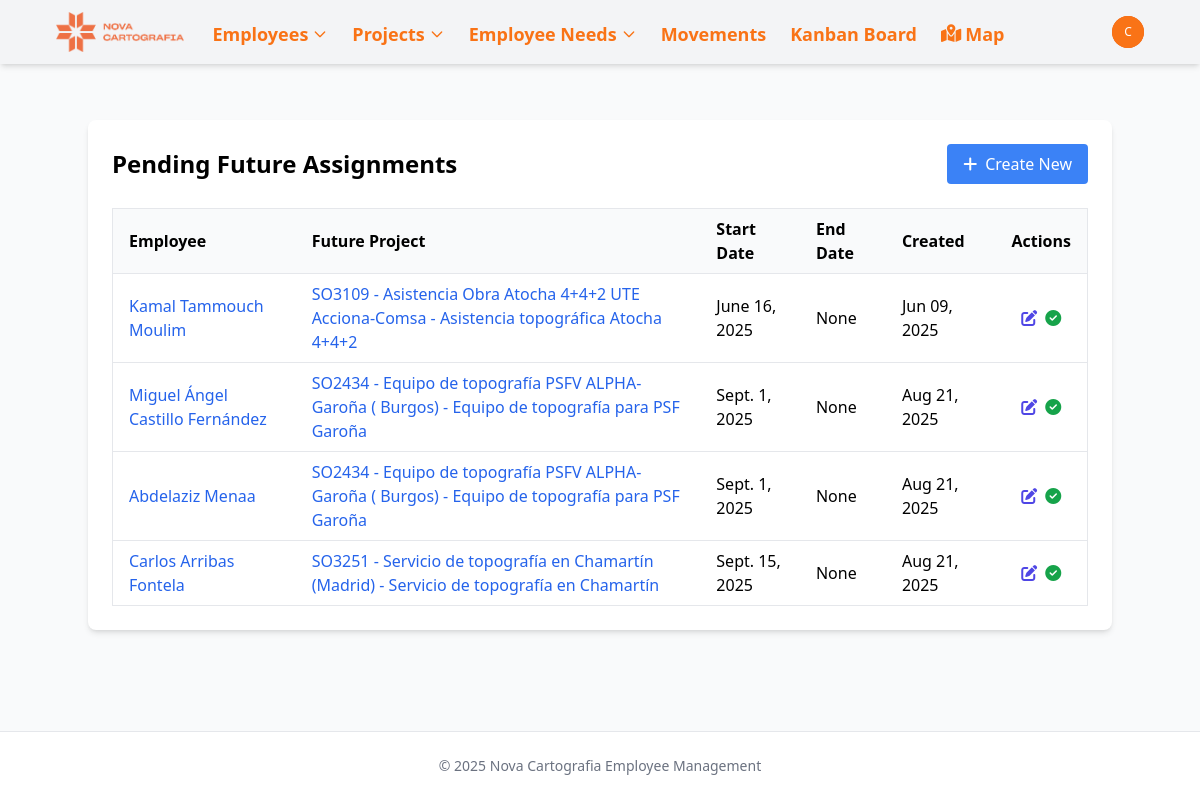
Page /future-assignments/ (signed in) on the earlier database version.
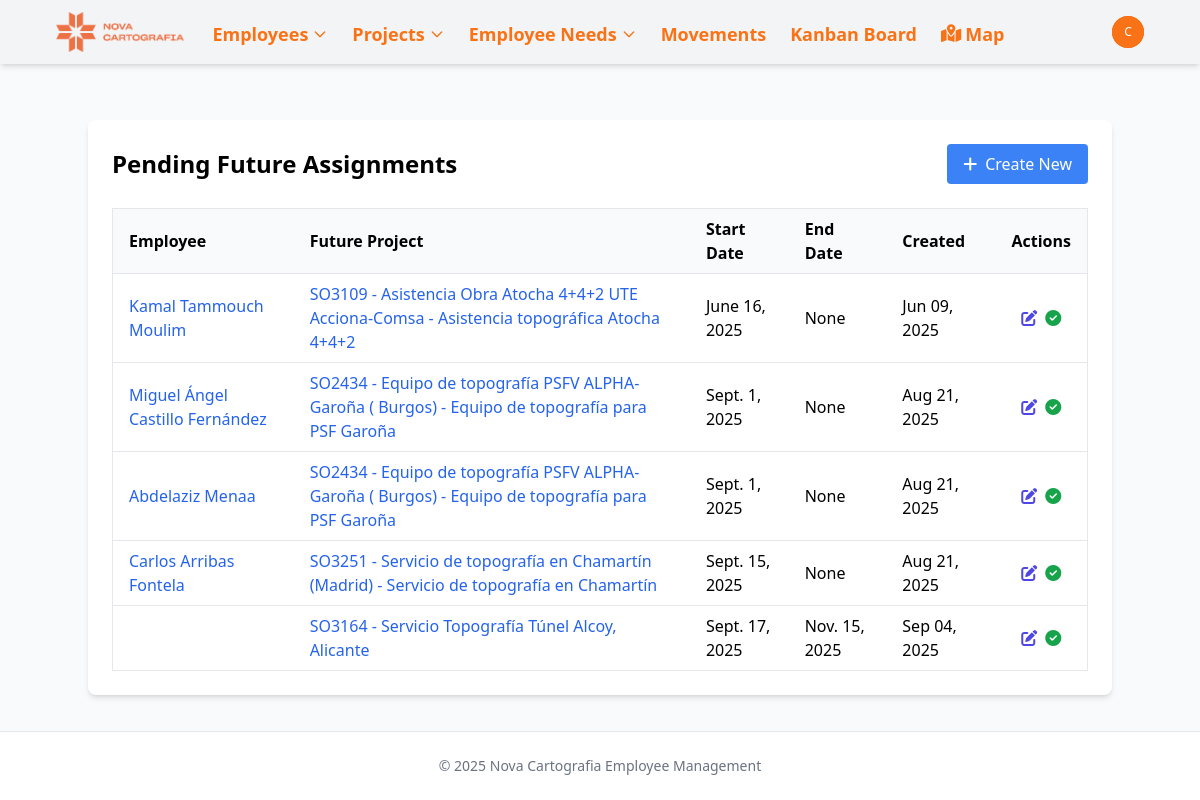
Same page on the later database version.
### novacartografia_employee_management/models.py (models this page shows, shortened)
class GetEmployeeLocked(models.Model):
    next_project = models.ForeignKey(Project, on_delete=models.CASCADE,
                                    related_name='future_employee_assignments',
                                    help_text="The project the employee will be assigned to")
    employee = models.ForeignKey(Employee, on_delete=models.CASCADE,  # Cambiado de ManyToManyField a ForeignKey
                               related_name='future_assignment',
                               null=True,  # Añadido para la migración
                               blank=True,  # Añadido para la migración
                               help_text="The employee to be assigned to the project")
    start_date = models.DateField(help_text="When the employee should start in the new project")
    end_date = models.DateField(help_text="When the employee should end in the new project", null=True, blank=True)
    created_at = models.DateTimeField(auto_now_add=True)
    fulfilled = models.BooleanField(default=False,
                                   help_text="When marked as fulfilled, the employee will be assigned to the new project")
    class Meta:
        verbose_name = "Future Employee Assignment"
        verbose_name_plural = "Future Employee Assignments"

class Employee(models.Model):
    name = models.CharField(max_length=100)
    job = models.CharField(max_length=100)
    project_id = models.ForeignKey(Project, on_delete=models.SET_NULL, related_name='employee_set', blank=True, null=True)
    street = models.CharField(max_length=100, blank=True, null=True)
    city = models.CharField(max_length=100, blank=True, null=True)
    active = models.BooleanField(default=True, help_text="Indicates if the employee is currently active")
    start_date = models.DateField(default=timezone.now, help_text="When the employee started working", null=True, blank=True)
    end_date = models.DateField(blank=True, null=True, help_text="When the employee ended working, if applicable")
    state = models.CharField(max_length=50, default='valencia',
           choices=[
                ('Araba (Álava)', 'Álava'),
                ('Albacete', 'Albacete'),
                ('Alacant (Alicante)', 'Alicante'),
                ('Almería', 'Almería'),
                ('Asturias', 'Asturias'),
                ('Ávila', 'Ávila'),
                ('Badajoz', 'Badajoz'),
                ('Barcelona', 'Barcelona'),
                ('Burgos', 'Burgos'),
                ('Cáceres', 'Cáceres'),
                ('Cádiz', 'Cádiz'),
                ('Cantabria', 'Cantabria'),
                ('Castelló (Castellón)', 'Castellón'),
                ('Ceuta', 'Ceuta'),
                ('Ciudad Real', 'Ciudad Real'),
                ('Córdoba', 'Córdoba'),
                ('Cuenca', 'Cuenca'),
                ('Gerona', 'Gerona'),
                ('Granada', 'Granada'),
                ('Guadalajara', 'Guadalajara'),
                ('Gipuzkoa (Guipúzcoa)', 'Guipúzcoa'),
                ('Huelva', 'Huelva'),
                ('Huesca', 'Huesca'),
                ('Islas Baleares', 'Islas Baleares'),
                ('Jaén', 'Jaén'),
                ('A Coruña (La Coruña)', 'La Coruña'),
                ('La Rioja', 'La Rioja'),
                ('Las Palmas', 'Las Palmas'),
                ('León', 'León'),
                ('Lérida', 'Lérida'),
                ('Lleida', 'Lérida'),  # Agregado porque aparece en tu CSV
                ('Lugo', 'Lugo'),
                ('Madrid', 'Madrid'),
                ('Málaga', 'Málaga'),
                ('Melilla', 'Melilla'),
                ('Murcia', 'Murcia'),
                ('Navarra (Nafarroa)', 'Navarra'),  # Corregido para coincidir con el CSV
                ('Orense', 'Orense'),
                ('Palencia', 'Palencia'),
                ('Pontevedra', 'Pontevedra'),
                ('Salamanca', 'Salamanca'),
                ('Santa Cruz de Tenerife', 'Santa Cruz de Tenerife'),
                ('Segovia', 'Segovia'),
                ('Sevilla', 'Sevilla'),
                ('Soria', 'Soria'),
                ('Tarragona', 'Tarragona'),
                ('Teruel', 'Teruel'),
                ('Toledo', 'Toledo'),
                ('Valencia', 'Valencia'),
                ('Valladolid', 'Valladolid'),
                ('Bizkaia (Vizcaya)', 'Vizcaya'),
                ('Zamora', 'Zamora'),
                ('Zaragoza', 'Zaragoza'),
            ])
    latitude = models.FloatField(null=True, blank=True)
    longitude = models.FloatField(null=True, blank=True)
    academic_training = models.CharField(max_length=100, blank=True, null=True)
    driver_license = models.BooleanField(default=False)
    twenty_hours = models.BooleanField(default=False)
    sixty_hours = models.BooleanField(default=False)
    confine = models.BooleanField(default=False)
    height = models.BooleanField(default=False)
    mining = models.BooleanField(default=False)
    railway_carriage = models.BooleanField(default=False)
    railway_mounting = models.BooleanField(default=False)
    building = models.BooleanField(default=False)
    office_work = models.BooleanField(default=False)
    scanner = models.BooleanField(default=False)
    leveling = models.BooleanField(default=False)
    static = models.BooleanField(default=False)
    drag = models.BooleanField(default=False)
    locked = models.BooleanField(default=False, help_text="Indicates if the employee is locked for a future project")
    vacations_from = models.DateField(blank=True, null=True)
    vacations_to = models.DateField(blank=True, null=True)
    leave_from = models.DateField(blank=True, null=True)
    leave_to = models.DateField(blank=True, null=True)

class Project(models.Model):
    PROJECT_TYPES = [
        ('external', 'Obra'),
        ('project', 'Proyecto'),
    ]
    MANAGER_TYPES = [
        ('Jose Cuesta Mejías', 'Cuesta'),
        ('Javier Marín Gimeno', 'Javi'),
        ('Guillermo Boscá Gómez', 'Guillermo'),
        ('Miguel Ángel Martínez García', 'Miguel Ángel'),
        ('Óscar López Valverde', 'Óscar'),
    ]
    name = models.CharField(max_length=100)
    type = models.CharField(max_length=50, choices=PROJECT_TYPES, default='proyecto')
    description = models.TextField(blank=True, null=True)
    manager = models.CharField(max_length=50, choices=MANAGER_TYPES, null=True, blank=True)
    state = models.CharField(max_length=50, null=True, blank=True, )
    date_from = models.DateField(blank=True, null=True)
    date_to = models.DateField(blank=True, null=True)
    academic_training = models.CharField(max_length=100, blank=True, null=True)
    twenty_hours = models.BooleanField(default=False)
    sixty_hours = models.BooleanField(default=False)
    confine = models.BooleanField(default=False)
    height = models.BooleanField(default=False)
    mining = models.BooleanField(default=False)
    railway_carriage = models.BooleanField(default=False)
    railway_mounting = models.BooleanField(default=False)
    building = models.BooleanField(default=False)
    office_work = models.BooleanField(default=False)
    scanner = models.BooleanField(default=False)
    leveling = models.BooleanField(default=False)
    static = models.BooleanField(default=False)
    drag = models.BooleanField(default=False)

### novacartografia_employee_management/views.py (the view)
# urls.py: path('future-assignments/', views.get_employee_locked_list, name='get_employee_locked_list'),
@login_required
def get_employee_locked_list(request):
    future_assignments = GetEmployeeLocked.objects.filter(fulfilled=False)
    return render(request, 'novacartografia_employee_management/future_assignment_list.html', {
        'future_assignments': future_assignments,
    })

### templates/novacartografia_employee_management/future_assignment_list.html (shortened to what this page needs)
{% extends 'base.html' %}
{% block content %}
<div class="max-w-5xl mx-auto bg-white p-6 rounded-lg shadow-md">
  <div class="flex justify-between items-center mb-6">
    <h1 class="text-2xl font-bold">Pending Future Assignments</h1>
    <a href="{% url 'get_employee_locked_create' %}" class="bg-blue-500 hover:bg-blue-600 text-white px-4 py-2 rounded flex items-center">
      <i class="fas fa-plus mr-2"></i> Create New
    </a>
  </div>
  {% if future_assignments %}
    <div class="overflow-x-auto">
      <table class="min-w-full bg-white border border-gray-200">
        <thead>
          <tr>
            <th class="py-2 px-4 border-b border-gray-200 bg-gray-50 text-left">Employee</th>
            <th class="py-2 px-4 border-b border-gray-200 bg-gray-50 text-left">Future Project</th>
            <th class="py-2 px-4 border-b border-gray-200 bg-gray-50 text-left">Start Date</th>
            <th class="py-2 px-4 border-b border-gray-200 bg-gray-50 text-left">End Date</th>
            <th class="py-2 px-4 border-b border-gray-200 bg-gray-50 text-left">Created</th>
            <th class="py-2 px-4 border-b border-gray-200 bg-gray-50 text-center">Actions</th>
          </tr>
        </thead>
        <tbody>
          {% for assignment in future_assignments %}
            <tr class="hover:bg-gray-100">
              <td class="py-2 px-4 border-b border-gray-200">
                <a href="{% url 'employee_detail' assignment.employee.id %}" class="text-blue-600 hover:text-blue-800">
                  {{ assignment.employee.name }}
                </a>
              </td>
              <td class="py-2 px-4 border-b border-gray-200">
                <a href="{% url 'project_detail' assignment.next_project.id %}" class="text-blue-600 hover:text-blue-800">
                  {{ assignment.next_project.name }}
                </a>
              </td>
              <td class="py-2 px-4 border-b border-gray-200">{{ assignment.start_date }}</td>
              <td class="py-2 px-4 border-b border-gray-200">{{ assignment.end_date }}</td>
              <td class="py-2 px-4 border-b border-gray-200">{{ assignment.created_at|date:"M d, Y" }}</td>
              <td class="py-2 px-4 border-b border-gray-200 text-center">
                <div class="flex justify-center space-x-2">
                  <a href="{% url 'get_employee_locked_update' assignment.id %}" class="text-indigo-600 hover:text-indigo-900" title="Edit">
                    <i class="fas fa-edit"></i>
                  </a>
                  <a href="{% url 'get_employee_locked_fulfill' assignment.id %}" class="text-green-600 hover:text-green-800" title="Fulfill">
                    <i class="fas fa-check-circle"></i>
                  </a>
                </div>
              </td>
            </tr>
          {% endfor %}
        </tbody>
      </table>
    </div>
  {% endif %}
</div>
{% endblock %}

Differences in the rows shown:
added GetEmployeeLocked: next_project.name "SO3164 - Servicio Topografía Túnel Alcoy, Alicante", start_date "Sept. 17, 2025", end_date "Nov. 15, 2025", created_at "Sep 04, 2025"
